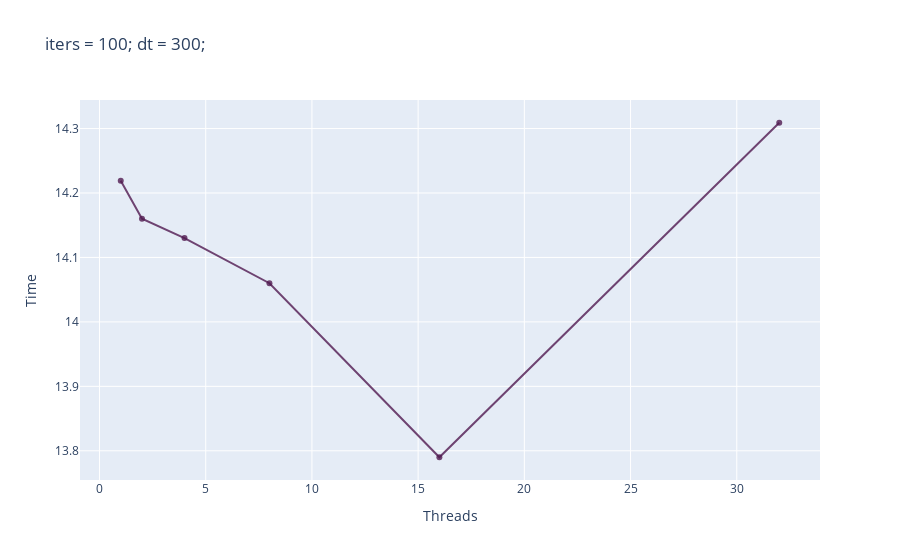

The notebook cell saved with this chart:
### Code cell
trace1 = go.Scatter(
                    x = data['threads'],
                    y = data['time-dt=300/iters=100'],
                    mode = "lines+markers",
                    name = "dt=300/iters=100",
                    marker = dict(color = 'rgba(80, 26, 80, 0.8)')
                    )
d = [trace1]
layout = dict(title = 'iters = 100; dt = 300;',
              xaxis = dict(title= 'Threads', ticklen= 5, zeroline= False),
              yaxis = dict(title= 'Time', ticklen= 5, zeroline= False)
             )
fig = dict(data = d, layout = layout)
iplot(fig)

### Figure 1 — Plotly figure (JSON) as saved in the notebook; plotly's stock layout.template omitted (floating-point values rounded to 4 significant figures)
{"data": [{"marker": {"color": "rgba(80, 26, 80, 0.8)"}, "mode": "lines+markers", "name": "dt=300/iters=100", "type": "scatter", "x": [1, 2, 4, 8, 16, 32], "y": [14.22, 14.16, 14.13, 14.06, 13.79, 14.31]}], "layout": {"title": {"text": "iters = 100; dt = 300;"}, "xaxis": {"ticklen": 5, "title": {"text": "Threads"}, "zeroline": false}, "yaxis": {"ticklen": 5, "title": {"text": "Time"}, "zeroline": false}}}
